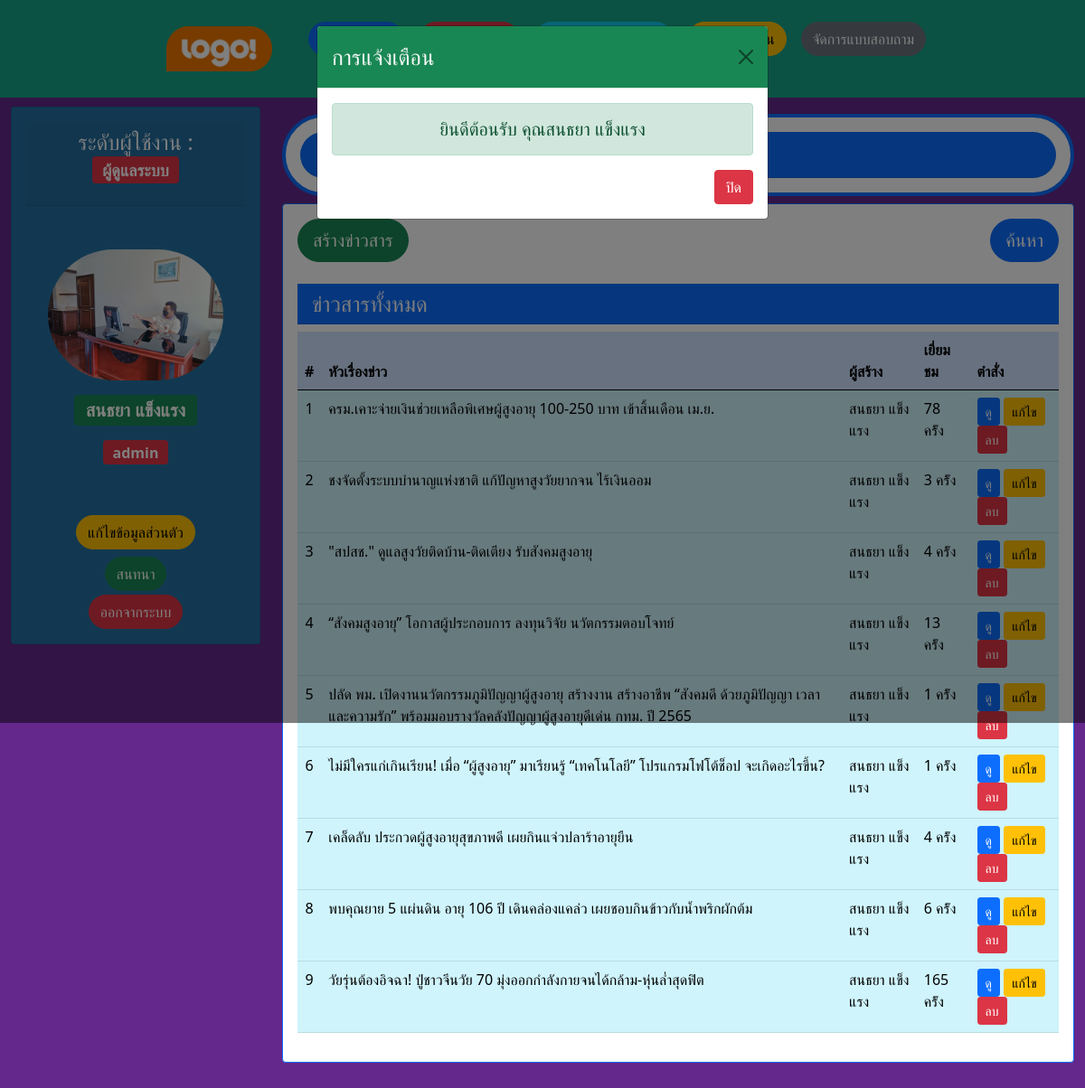
The app's page /admin/admin-add-news.php (signed in) with its own data.
### tables this page shows
CREATE TABLE `users` (
  `id_user` int(5) NOT NULL COMMENT 'รหัส',
  `usernames` varchar(50) NOT NULL COMMENT 'ชื่อผู้ใช้งาน',
  `passwords` varchar(50) NOT NULL COMMENT 'รหัสผ่าน',
  `fname` varchar(100) NOT NULL COMMENT 'ชื่อ',
  `lname` varchar(100) NOT NULL COMMENT 'นามสกุล',
  `tel` text NOT NULL,
  `address` text NOT NULL COMMENT 'ที่อยู่',
  `pic` varchar(100) NOT NULL DEFAULT 'pic_default.jpg' COMMENT 'รูป',
  `birthday` date NOT NULL,
  `user_level` int(1) NOT NULL DEFAULT '0' COMMENT 'ระดับผู้ใช้งาน'
);

CREATE TABLE `news` (
  `id_news` int(11) NOT NULL,
  `news_topic` text NOT NULL,
  `news_topic_detail` text NOT NULL,
  `news_pic` varchar(100) NOT NULL,
  `news_date` date NOT NULL,
  `news_view` int(5) NOT NULL DEFAULT '0',
  `id_user` int(5) NOT NULL
);

### admin/admin-add-news.php (the view, shortened to what this page needs)
<?php
require ('../dbcon.php');
?>
<!doctype html>
<html lang="en">
  <head>
      <link href="../css/bootstrap.min.css" rel="stylesheet">
  </head>
  <body style="height: 5000px; padding-top: 70px;background: rgb(100, 40, 140);">
    <div class="container-fluid">
     <?php include 'nav-admin.php'; ?>
     <div class="row justify-content-center">
        <div class="col-md-3 d-none d-lg-block">
          <?php include 'nav-left.php'; ?>
        </div>
         <div class="col-md-9">
          <div class="card border-primary border-4 rounded-pill my-2">
            <div class="card-body">
              <h3 class="card-header bg-primary text-light text-center rounded-pill">จัดการข่าวสาร</h3>
            </div>
          </div>
        <div class="card border-primary">
            <div class="card-body">
              <div class="form-group mb-5">
                <a href="#search-news" class="btn btn-primary btn-lg rounded-pill float-end" data-bs-toggle="modal">ค้นหา</a>
                <a href="#add-news" class="btn btn-success btn-lg rounded-pill mb-3 float-start" data-bs-toggle="modal">สร้างข่าวสาร</a>
              </div>
              <br>
              <h4 class="bg-primary card-header mb-2 text-light">ข่าวสารทั้งหมด</h4>
              <table class="table table-hover">
                <thead>
                  <tr class="table-primary">
                    <th class="text-center">#</th>
                    <th scope="col">หัวเรื่องข่าว</th>
                    <th scope="col">ผู้สร้าง</th>
                    <th scope="col">เยี่ยมชม</th>
                    <th scope="col">ตำสั่ง</th>
                  </tr>
                </thead>
                <tbody>
                  <?php
                if (isset($_SESSION['search_news'])) {
                  $search_news=$_SESSION['search_news'];
                $sql = "SELECT * FROM news,users where  (news_topic LIKE '%$search_news%' or news_topic_detail LIKE '%$search_news%') and users.id_user=news.id_user ORDER by id_news DESC";
                }else{
                $sql = "SELECT * FROM news,users where users.id_user=news.id_user ORDER by id_news DESC";
                }
                $result=mysqli_query($conn,$sql);
                if ($count == 0 ) { ?>
                <?php }
                $i=1;
                  while( $row = mysqli_fetch_object($result)){
                   ?>
                  <tr>
                    <td class="text-center table-info"><?php echo $i++; ?></td>
                    <td class="table-info"><?php echo $row->news_topic; ?></td>
                    <td class="table-info"><?php echo $row->fname." ".$row->lname; ?></td>
                    <td class="table-info"><?php echo $row->news_view." คร้ัง"; ?></td>
                    <td class="table-info">
                      <a href="admin-show-news-detail.php?id_news=<?php echo $row->id_news;?>" class="btn btn-primary btn-sm">ดู</a>
                      <a href="#edit_news_<?php echo $i;?>" data-bs-toggle="modal" class="btn btn-warning btn-sm">แก้ไข</a>
                      <a href="sql/del-news.php?id=<?php echo $row->id_news;?>" class="btn btn-danger btn-sm" onclick="return confirm('ยืนยันการลบข้อมูล ?');">ลบ</a>
                    </td>
                  </tr>
                <?php } ?>
                </tbody>
              </table>
            </div>
          </div>
        </div>
         </div>
     </div>
  <?php include '../alert-modal.php'; ?>
  </body>
</html>

### admin/nav-left.php
<div class="card text-light d-none d-lg-block" style="background-color: rgb(36, 113, 163);" >
	<div class="card-body">
		<h4 class="card-header text-center">ระดับผู้ใช้งาน :
			<p class="badge bg-danger">ผู้ดูแลระบบ</p>
		</h4>
	    <div class="d-flex flex-column align-items-center text-center">
        	<img class="rounded-pill mt-5" width="80%" src="../uploads/<?php echo $row->pic;?>">
	          <p class="form-label badge bg-success fs-5 font-weight-bold mt-3"><?php echo $row->fname." ".$row->lname; ?></p>
	          <p class="form-label badge fs-6 mt-2 <?php if($row->user_level==1){echo "bg-danger";}else{echo "bg-warning";} ?>"><?php echo $row->usernames; ?></p>
        	<div class="mt-5">
            	<a href="edit-admin.php" class="btn btn-warning rounded-pill">แก้ไขข้อมูลส่วนตัว</a>
          	</div>
          	<div class="mt-2">
          		<a href="admin-add-chat-room.php" class="btn btn-success rounded-pill">สนทนา</a>
          	</div>
	        <div class="mt-1">
	            <a href="../logout.php" class="btn btn-danger rounded-pill">ออกจากระบบ</a>
	        </div>
        </div>
	</div>
</div>

### records on screen
users: pic (picture), fname "สนธยา", lname "แข็งแรง", usernames "admin"
news: news_topic "ครม.เคาะจ่ายเงินช่วยเหลือพิเศษผู้สูงอายุ 100-250 บาท เข้าสิ้นเดือน เม.ย.", id_user.fname "สนธยา", id_user.lname "แข็งแรง", news_view "78"
news: news_topic "ชงจัดตั้งระบบบำนาญแห่งชาติ แก้ปัญหาสูงวัยยากจน ไร้เงินออม", id_user.fname "สนธยา", id_user.lname "แข็งแรง", news_view "3"
news: news_topic "\"สปสช.\" ดูแลสูงวัยติดบ้าน-ติดเตียง รับสังคมสูงอายุ", id_user.fname "สนธยา", id_user.lname "แข็งแรง", news_view "4"
news: news_topic "“สังคมสูงอายุ” โอกาสผู้ประกอบการ ลงทุนวิจัย นวัตกรรมตอบโจทย์", id_user.fname "สนธยา", id_user.lname "แข็งแรง", news_view "13"
news: news_topic "ปลัด พม. เปิดงานนวัตกรรมภูมิปัญญาผู้สูงอายุ สร้างงาน สร้างอาชีพ “สังคมดี ด้วยภูมิปัญญา เวลา และความรัก” พร้อมมอบรางวัลคลังปัญญาผู้สูงอายุดีเด่น กทม. ปี 2565", id_user.fname "สนธยา", id_user.lname "แข็งแรง", news_view "1"
news: news_topic "ไม่มีใครแก่เกินเรียน! เมื่อ “ผู้สูงอายุ” มาเรียนรู้ “เทคโนโลยี” โปรแกรมโฟโต้ช็อป จะเกิดอะไรขึ้น?", id_user.fname "สนธยา", id_user.lname "แข็งแรง", news_view "1"
news: news_topic "เคล็ดลับ ประกวดผู้สูงอายุสุขภาพดี เผยกินแจ่วปลาร้าอายุยืน", id_user.fname "สนธยา", id_user.lname "แข็งแรง", news_view "4"
news: news_topic "พบคุณยาย 5 แผ่นดิน อายุ 106 ปี เดินคล่องแคล่ว เผยชอบกินข้าวกับน้ำพริกผักต้ม", id_user.fname "สนธยา", id_user.lname "แข็งแรง", news_view "6"
news: news_topic "วัยรุ่นต้องอิจฉา! ปู่ชาวจีนวัย 70 มุ่งออกกำลังกายจนได้กล้าม-หุ่นล่ำสุดฟิต", id_user.fname "สนธยา", id_user.lname "แข็งแรง", news_view "165"

### other values on screen
$_SESSION['ok'] "ยินดีต้อนรับ คุณสนธยา แข็งแรง"
